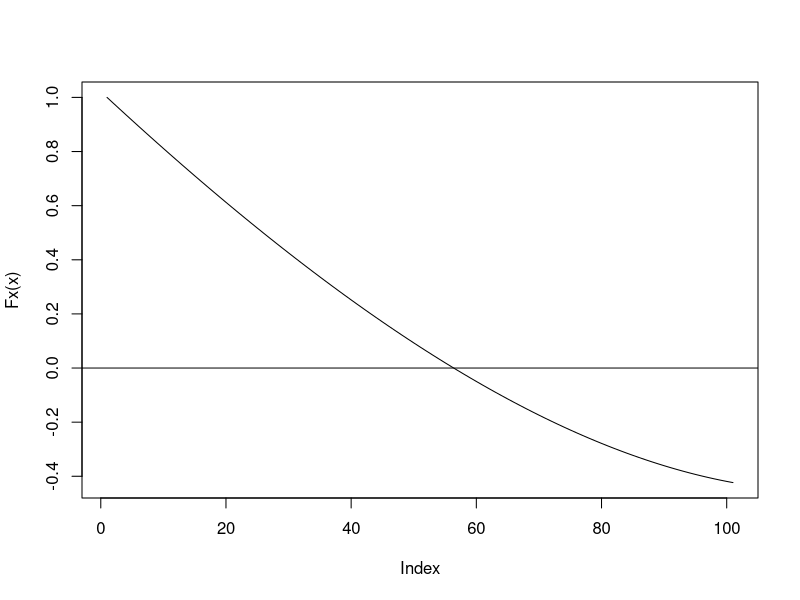

Reproduce this figure in R.
funcSecante <- function(x0,x1) {
  Fx <- function(x) exp(x) -pi*x
  ##Fxd1 es la funcion x en la primera derivada
  Fxd1 <- function(x) exp(x) -pi
  x<-seq(x0,x1,0.01)
  plot(Fx(x),type="l")
  abline(h=0)
  x<-(Fx(x1)*x0-Fx(x0)*x1)/(Fx(x1)-Fx(x0))
  c<-1
  i<-0
  while (c > 1.e-8) {
    i<-i+1
    x0<-x1
    x1<-x
    x<-(Fx(x1)*x0-Fx(x0)*x1)/(Fx(x1)-Fx(x0))
    if (Fx(x) == 0) break
    c<-abs(Fx(x)/Fxd1(x))
    cat("Solucion=",x,"\t Error=",c,"\t Iteracion=",i,"\n")
  }
}
funcSecante(0,1)